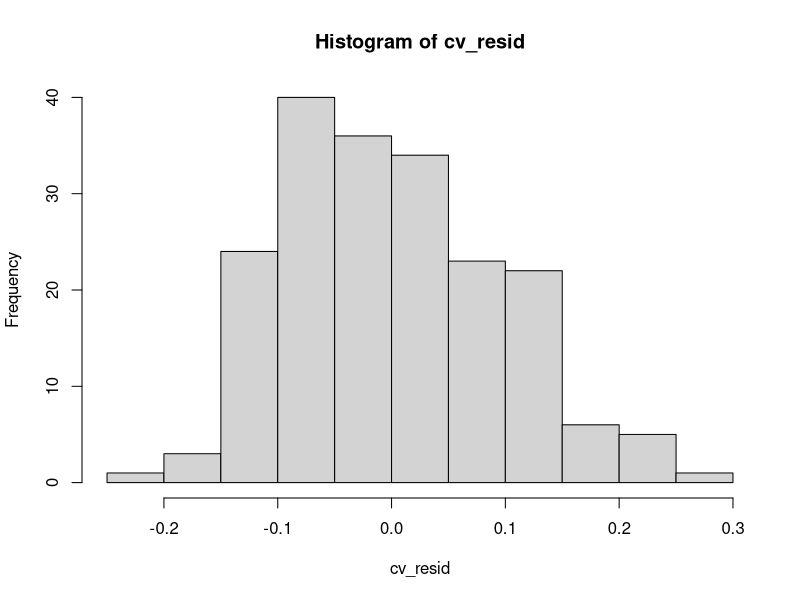
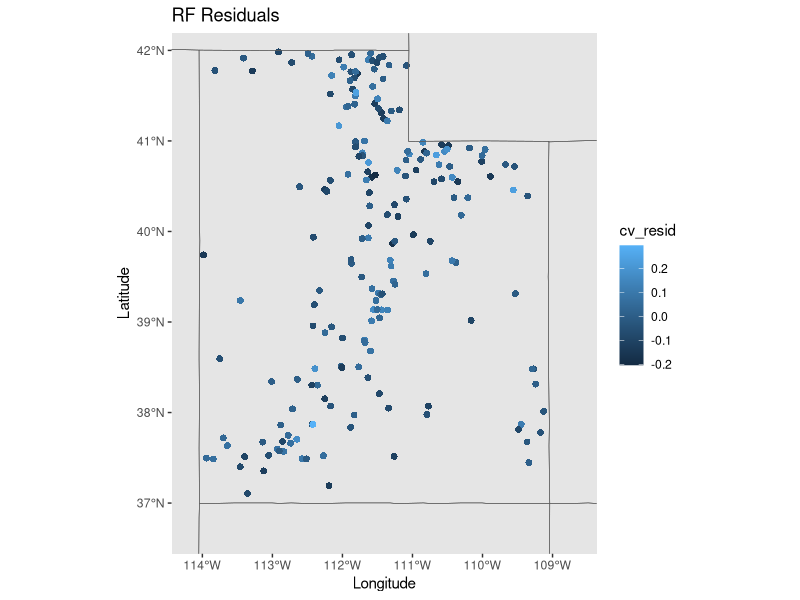

These figures' R source, in order: (Note: this script raises an error after producing the figures.)
library(ggplot2)
library(maps)
library(randomForest)
library(rnaturalearth)
library(rnaturalearthdata)
library(sf)
library(tidyverse)

# ------------
# --- DATA ---
# ------------

example_soil <- read.csv("data/test_output.csv")

# What will we include in the model?
predictors <- predictors <- c(elev = "Elevation.meter.", 
                              wind = "Wind.Speed.m.s.",
                              p1day = "Precipitation.for.1.day", 
                              p2day = "Precipitation.for.2.days",
                              p3day = "Precipitation.for.3.days", 
                              p4day = "Precipitation.for.4.days",
                              p5day = "Precipitation.for.5.days", 
                              slope = "slope_vec",
                              aspect = "aspect_vec", 
                              long = "Longitude",
                              lat = "Latitude")

# Rename columns and remove observations with nothing at sm_8
example_soil <- example_soil %>%
  select(sm_8, all_of(predictors)) %>%
  filter(sm_8 >= 0)


# -------------
# --- MODEL ---
# -------------

example_rf <- randomForest(sm_8 ~ . -long -lat, 
                           data = example_soil, 
                           na.action = "na.roughfix",
                           importance = TRUE)

prediction <- predict(example_rf)
example_soil <- cbind(example_soil, prediction)
example_soil <- example_soil %>%
  mutate(resid = sm_8 - prediction)

# ----------------
# --- ANALYSIS ---
# ----------------

# Cross-validated predictions
cv_predictions <- rep(0, nrow(example_soil))
xvs <- rep(1:10, length = nrow(example_soil))
xvs <- sample(xvs)
for (i in 1:10) {
  train <- example_soil[xvs != i, ]
  test <- example_soil[xvs == i, ]
  
  partial_model <- randomForest(sm_8 ~ . -long -lat -prediction -resid,
                                data = train,
                                na.action = "na.roughfix")
  cv_predictions[xvs==i] <- predict(partial_model, test)
}

cv_resid <- example_soil$sm_8 - cv_predictions
hist(cv_resid)

# Plot
plot_data <- cbind(example_soil, cv_predictions, cv_resid)

# World data
world <- ne_countries(scale = "medium", returnclass = "sf")
states <- st_as_sf(maps::map("state", plot=FALSE, fill=TRUE))

# Rough boundaries of Utah
xlimit <- c(-114.44, -108.37)
ylimit <- c(36.44, 42.19)

ggplot(data = world) +
  geom_sf() +
  geom_point(data = plot_data, mapping = aes(x = long, y = lat, color = cv_resid),
             size = 2, shape = 16) +
  geom_sf(data = states, fill = NA) +
  coord_sf(xlim = xlimit, ylim = ylimit, expand = FALSE) +
  xlab("Longitude") + ylab("Latitude") +
  ggtitle("RF Residuals")

# ----------------
# ---- OUTPUT ----
# ----------------
write.csv(plot_data, file = "data/output/rf_residuals.csv")
